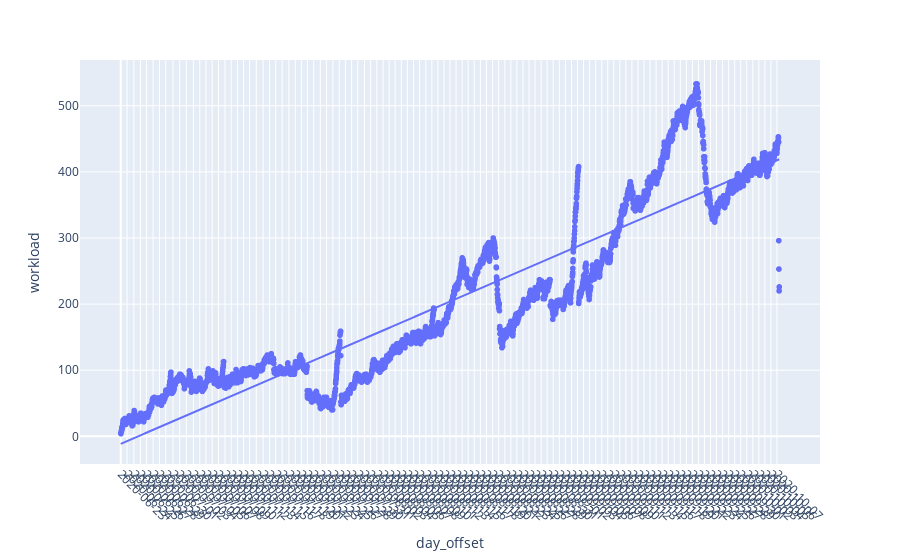

Write notebook code for a chart like this one.
### Markdown cell above
### Linear trend within the times series :

Although the workload appears to be time serie attributes, we can see that there is a linear component as well:

### Code cell
import plotly.express as px
from datetime import datetime

df_dl =daily_load.groupby('date').max()

df_dl['day_offset'] = (df_dl.index - df_dl.index[0]).days  #get an int represention of days since the first value


#need to create label list since we have to serialize the dates as ints for px to do the least squares
datelist = pd.date_range(datetime.today(), periods=df_dl.shape[0]).tolist()  #

fig = px.scatter(df_dl,x='day_offset', y='workload',trendline='ols')


fig.update_xaxes(tickangle=45,
                 tickmode = 'array',
                 tickvals = df_dl['day_offset'][0::40],
                 ticktext= [d.strftime('%Y-%m-%d') for d in datelist])

    
fig.show()

### Figure 1 — Plotly figure (JSON) as saved in the notebook; plotly's stock layout.template omitted (floating-point values rounded to 4 significant figures; data arrays with more than 128 entries replaced by an {"elided": "..."} marker saying what was removed)
{"data": [{"hovertemplate": "day_offset=%{x}<br>workload=%{y}<extra></extra>", "legendgroup": "", "marker": {"color": "#636efa", "symbol": "circle"}, "mode": "markers", "name": "", "showlegend": false, "type": "scattergl", "x": {"elided": "4256 int values"}, "xaxis": "x", "y": {"elided": "4256 int values"}, "yaxis": "y"}, {"hovertemplate": "<b>OLS trendline</b><br>workload = 0.0987404 * day_offset + -11.2688<br>R<sup>2</sup>=0.845667<br><br>day_offset=%{x}<br>workload=%{y} <b>(trend)</b><extra></extra>", "legendgroup": "", "marker": {"color": "#636efa", "symbol": "circle"}, "mode": "lines", "name": "", "showlegend": false, "type": "scatter", "x": {"elided": "4256 int values"}, "xaxis": "x", "y": {"elided": "4256 float values"}, "yaxis": "y"}], "layout": {"autosize": true, "legend": {"tracegroupgap": 0}, "margin": {"t": 60}, "xaxis": {"anchor": "y", "autorange": true, "domain": [0, 1], "range": [-254.8, 4613.0], "tickangle": 45, "tickmode": "array", "ticktext": {"elided": "4256 str values"}, "tickvals": [0, 42, 87, 130, 171, 214, 256, 298, 346, 390, 434, 481, 523, 564, 605, 647, 690, 731, 773, 813, 853, 897, 942, 985, 1026, 1068, 1113, 1155, 1195, 1235, 1277, 1321, 1362, 1404, 1446, 1487, 1528, 1569, 1613, 1654, 1695, 1736, 1776, 1816, 1857, 1897, 1938, 1978, 2019, 2059, 2099, 2139, 2179, 2219, 2259, 2299, 2339, 2380, 2420, 2461, 2501, 2542, 2582, 2622, 2662, 2702, 2742, 2782, 2822, 2862, 2902, 2943, 2983, 3023, 3063, 3103, 3143, 3183, 3223, 3263, 3303, 3343, 3383, 3423, 3463, 3503, 3543, 3583, 3623, 3663, 3703, 3743, 3783, 3823, 3863, 3903, 3943, 3983, 4023, 4063, 4103, 4143, 4183, 4223, 4263, 4303, 4343], "title": {"text": "day_offset"}, "type": "linear"}, "yaxis": {"anchor": "x", "autorange": true, "domain": [0, 1], "range": [-41.94, 571.5], "title": {"text": "workload"}, "type": "linear"}}}
